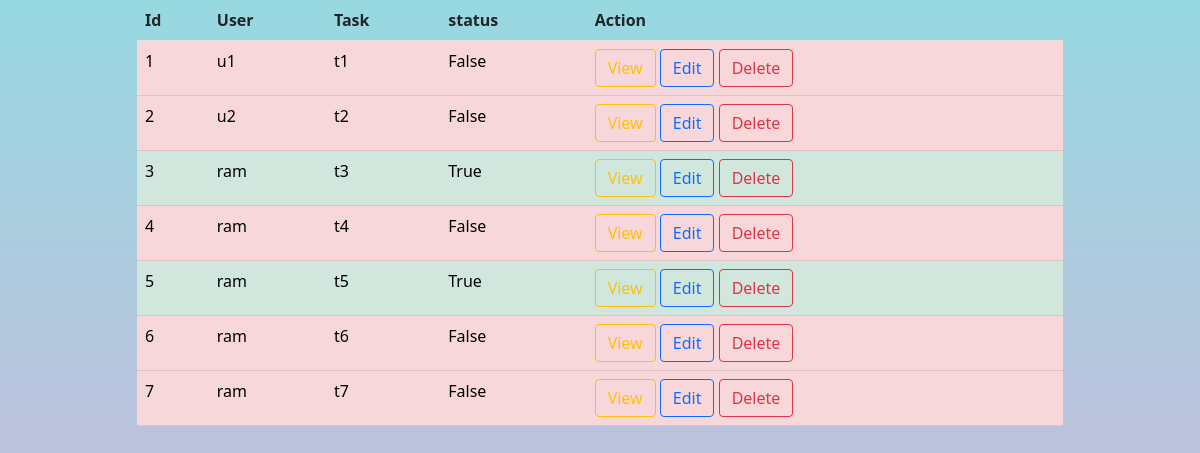
/todos/all, run on an earlier commit of the app's database.
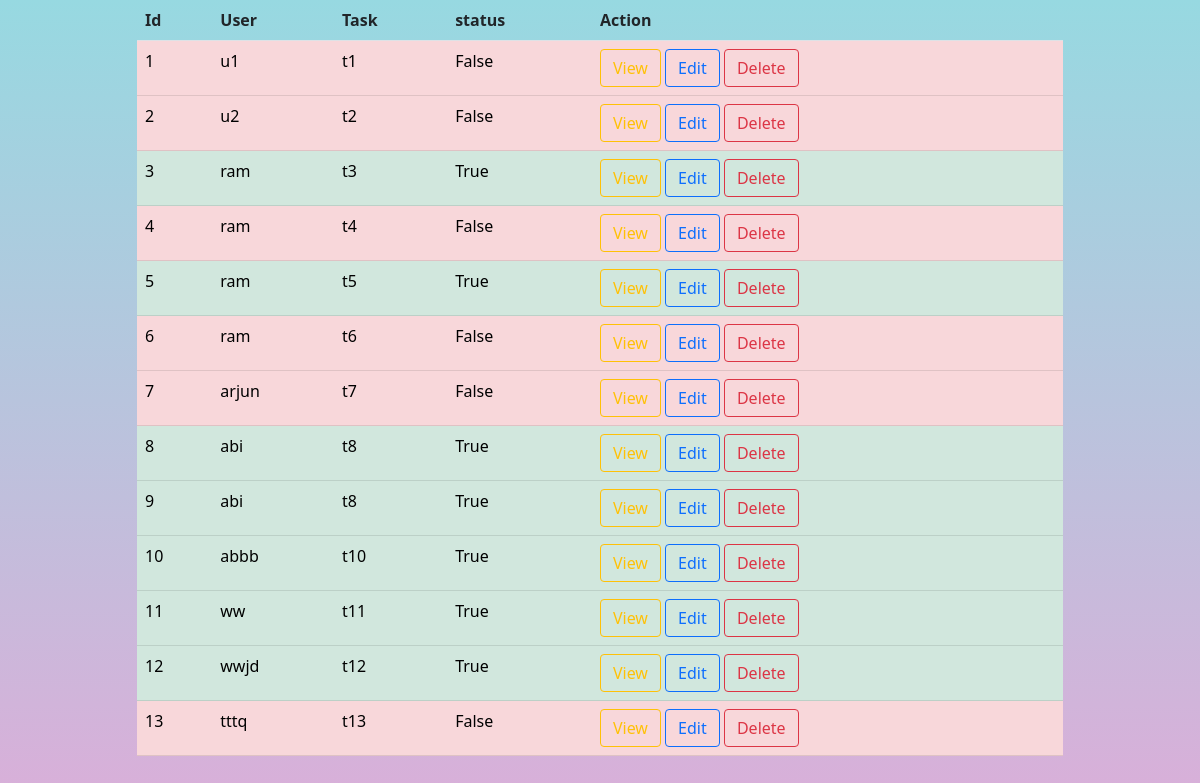
And on a later commit of the database.
### todoapp/models.py (models this page shows, shortened)
class Todos(models.Model):
  task_name=models.CharField(max_length=120)
  user=models.CharField(max_length=80)
  date=models.DateField(auto_now_add=True)
  status=models.BooleanField(default=False)

### todoapp/views.py (the view)
# urls.py: path("all",views.TodoListView.as_view(),name="alltodos"),
class TodoListView(View):
    def get(self,request):
        all_todos=Todos.objects.all()
        return render(request,"todolist.html",{"todos":all_todos})

### todoapp/templates/todolist.html (shortened to what this page needs)
<!DOCTYPE html>
{%load static%}
<html lang="en">
<head>
    <link href="https://cdn.jsdelivr.net/npm/bootstrap@5.1.3/dist/css/bootstrap.min.css" rel="stylesheet"
>
    <link rel="stylesheet" href="{%static 'css/style.css'%}">
</head>
<body>
<div class="container">
    <div class="row">
        <div class="col-1"></div>
        <div class="col-10">
            <table class="table">
                <tr>
                    <th>Id</th>
                    <th>User</th>
                    <th>Task</th>
                    <th>status</th>
                    <th>Action</th>
                </tr>
                {%for todo in todos%}
                {%if todo.status%}
                <tr class="table-success">
                    {%else%}
                <tr class="table-danger">
                    {%endif%}
                    <td>{{todo.id}}</td>
                    <td>{{todo.user}}</td>
                    <td>{{todo.task_name}}</td>
                    <td>{{todo.status}}</td>
                    <td>
                        <a href="{%url 'details' todo.id%}" class="btn btn-outline-warning">View</a>
                        <a href="{%url 'changetodo' todo.id%}" class="btn btn-outline-primary">Edit</a>
                        <a href="{%url 'removetodo' todo.id%}" class="btn btn-outline-danger">Delete</a>
                    </td>
                </tr>
                {%endfor%}
            </table>
        </div>
        <div class="col-1"></div>
    </div>
</div>
</body>
</html>

What changed in the data, as far as the page shows it:
changed Todos id 7: user "ram" → "arjun"
added Todos: id "8", user "abi", task_name "t8", status "True"
added Todos: id "9", user "abi", task_name "t8", status "True"
added Todos: id "10", user "abbb", task_name "t10", status "True"
added Todos: id "11", user "ww", task_name "t11", status "True"
added Todos: id "12", user "wwjd", task_name "t12", status "True"
added Todos: id "13", user "tttq", task_name "t13", status "False"
